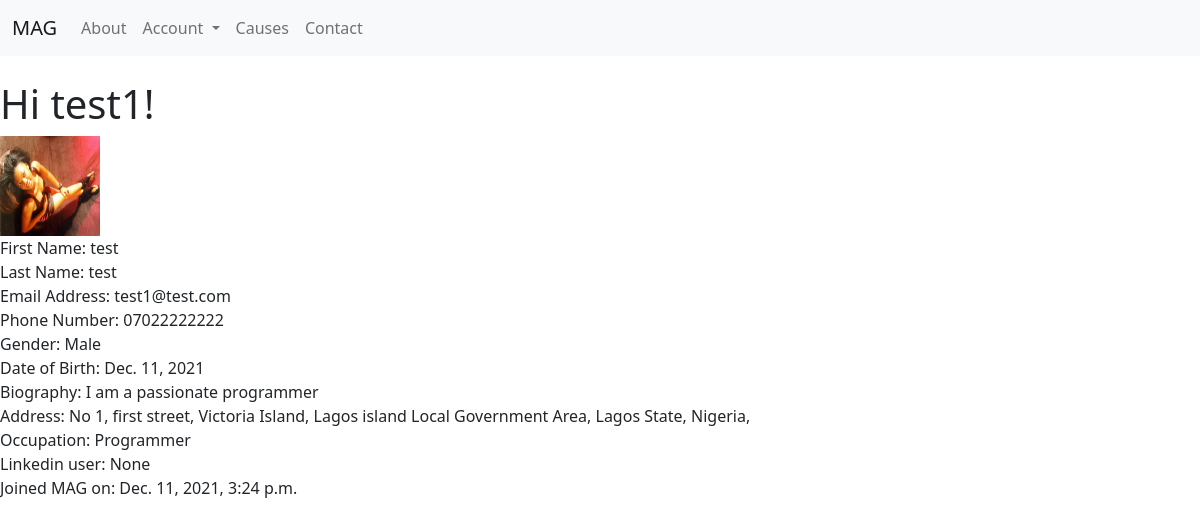
/users/p/test1 (signed in), run on the app's committed database.
### main/models.py (models this page shows)
class User(AbstractUser):
    phone = models.CharField(max_length=11, blank=True, null=True)
    gender = models.CharField(max_length=8, blank=True, null=True)
    birthday = models.DateField(null=True, blank=True)
    bio = models.TextField(max_length=500, blank=True, null=True)
    address = models.CharField(max_length=255, blank=True, null=True)
    city = models.CharField(max_length=32, blank=True, null=True)
    lga = models.CharField(max_length=32, blank=True, null=True)
    state = models.CharField(max_length=32, blank=True, null=True)
    country = models.CharField(max_length=32, blank=True, null=True)
    occupation = models.CharField(max_length=64, blank=True, null=True)
    linkedin = models.URLField(blank=True, null=True)
    followers = models.ManyToManyField(settings.AUTH_USER_MODEL, related_name = 'user_followers', blank=True)
    following = models.ManyToManyField(settings.AUTH_USER_MODEL, related_name = 'user_following', blank=True)
    profile_pic = models.ImageField(blank=True, null=True, upload_to="main/users/profile-pics")
    total_contribution = models.FloatField(default=0.0)
    monthly_donation = models.BooleanField(default=False)
    monthly_vote = models.BooleanField(default=False)
    rank = models.CharField(max_length=32, blank=True, null=True)

### main/views.py (the view)
# urls.py: path("users/p/<slug>", views.user_profile, name="user-profile"),
@login_required
def user_profile(request, slug):
    try:
        user = User.objects.get(username=slug)
        context = {
            'user': user
        }
        return render(request, "main/user-profile.html", context)
    except ObjectDoesNotExist:
        messages.info(request, f"{slug} does not exist")
        return redirect("index")

### main/templates/main/user-profile.html (shortened to what this page needs)
{% extends "main/layout.html" %}
{% block body %}
    <main>
        <h1>
            Hi {{user.username}}!
        </h1>
        {% if user.profile_pic %}
        <div>
            <img src="{{ user.profile_pic.url }}" alt="{{user.username}} user picture" height="100rem" width="100rem">
        </div>
        {% endif %}
        <div>
            <span>
                First Name:
            </span>
            <span>
                {{user.first_name}}
            </span>
        </div>
        <div>
            <span>
                Last Name:
            </span>
            <span>
                {{user.last_name}}
            </span>
        </div>
        <div>
            <span>
                Email Address:
            </span>
            <span>
                {{user.email}}
            </span>
        </div>
        <div>
            <span>
                Phone Number:
            </span>
            <span>
                {{user.phone}}
            </span>
        </div>
        <div>
            <span>
                Gender:
            </span>
            <span>
                {{user.gender}}
            </span>
        </div>
        <div>
            <span>
                Date of Birth:
            </span>
            <span>
                {{user.birthday}}
            </span>
        </div>
        <div>
            <span>
                Biography:
            </span>
            <span>
                {{user.bio}}
            </span>
        </div>
        <div>
            <span>
                Address:
            </span>
            <span>
                {% if user.address %}
                    {{user.address}},
                {% endif %}
                {% if user.city %}
                    {{user.city}},
                {% endif %}
                {% if user.lga %}
                    {{user.lga}} Local Government Area,
                {% endif %}
                {% if user.state %}
                    {{user.state}} State,
                {% endif %}
                {% if user.country %}
                    {{user.country}},
                {% endif %}
            </span>
        </div>
        <div>
            <span>
                Occupation:
            </span>
            <span>
                {{user.occupation}}
            </span>
        </div>
        <div>
            <span>
                Linkedin user:
            </span>
            <span>
                {{user.linkedin}}
            </span>
        </div>
        <div>
            <span>
                Joined MAG on:
            </span>
            <span>
                {{user.date_joined}}
            </span>
        </div>
    </main>
{% endblock %}

### data on the page
User: username "test1", profile_pic (picture), first_name "test", last_name "test", email "test1@test.com", phone "07022222222", gender "Male", birthday "Dec. 11, 2021", bio "I am a passionate programmer", address "No 1, first street", city "Victoria Island", lga "Lagos island", state "Lagos", country "Nigeria", occupation "Programmer", linkedin "None", date_joined "Dec. 11, 2021, 3:24 p.m."
